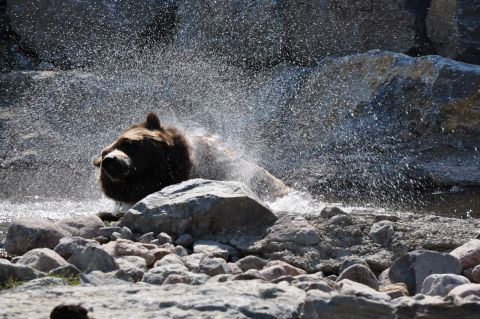
#> input picture bear.jpg, 480 x 319 px
$ python '오츄 이진화.py'
#> lines starting #> are read from the running program, lines starting #| are printed output that depends on the picture; after the words box and inside, x2 and y2 are one past the last pixel; in counts of white or black regions, pixels touching at a corner belong together
import cv2 as cv
import sys
import numpy as np

#%% 이미지 읽기
img = cv.imread('bear.jpg')  # 이미지를 파일에서 읽어옵니다.
#> img is the input picture: shape (319, 480, 3); mean B, G, R 101.7, 97.5, 96.5

if img is None:
    sys.exit("No File exists.")  # 이미지가 존재하지 않으면 프로그램을 종료합니다.

imgg = cv.cvtColor(img, cv.COLOR_BGR2GRAY)
t, bin = cv.threshold(imgg, 0, 255, cv.THRESH_BINARY | cv.THRESH_OTSU)
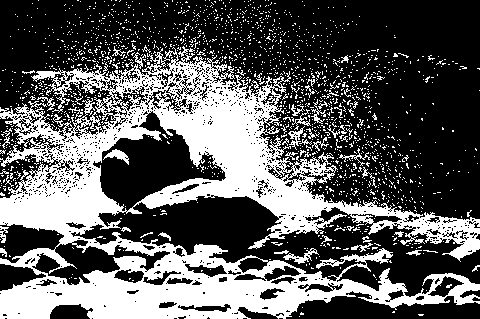
#> bin: shape (319, 480); 35.9% white; 1793 white regions (1744 under 20 px), largest, box (x1, y1, x2, y2) and area: (0, 46, 480, 319) 48253, (283, 248, 319, 264) 177, (103, 149, 129, 165) 162
#> t = 111

# 계산된 임계값 출력
print("threshold", t)  # 사용된 임계값 출력
#| threshold 111.0

# R 채널과 이진화된 결과를 각각 표시
cv.imshow('R', img[:,:,2])  # 원본 R 채널 이미지 표시
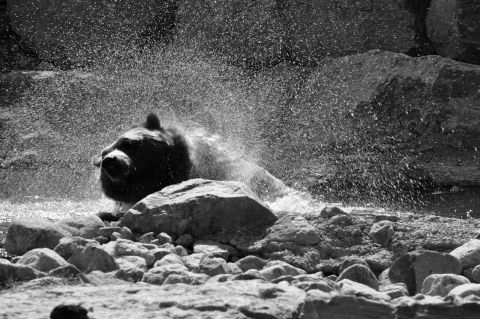
#> window 'R': shape (319, 480); min 0, max 255, mean 96.5
cv.imshow('R binary', bin)    # 이진화된 R 채널 이미지 표시

cv.waitKey()  # 키 입력 대기
cv.destroyAllWindows()  # 모든 OpenCV 윈도우 닫기

$ run again, with apples.jpg copied over bear.jpg
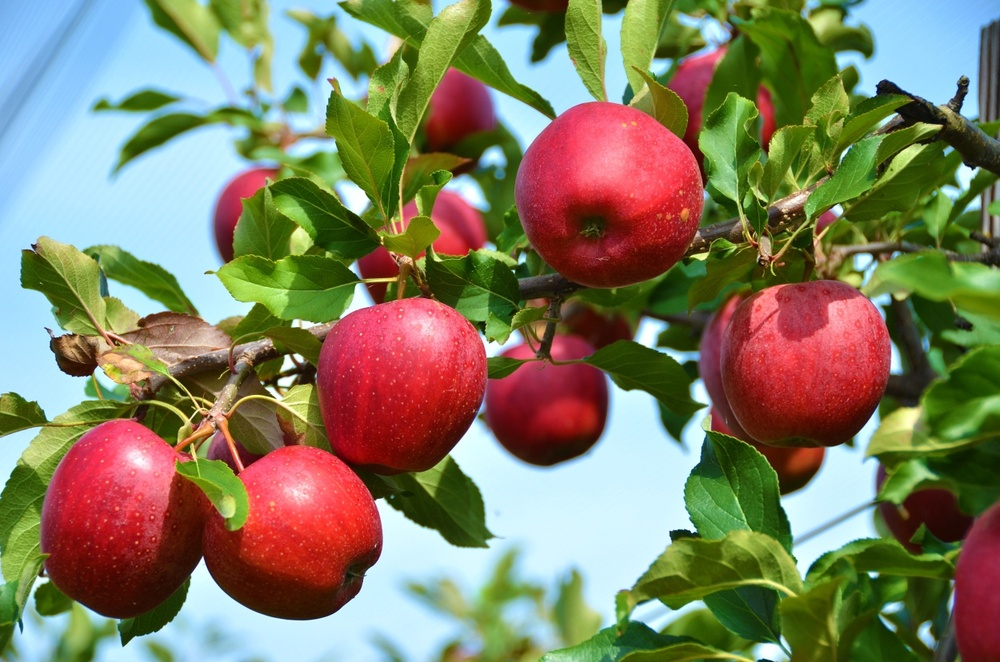
#> input picture apples.jpg, 1000 x 662 px, shrunk from 1250 x 828 before the run
#> img is the input picture: shape (662, 1000, 3); mean B, G, R 98.6, 125.8, 129.6
#> `t, bin = cv.threshold(imgg, 0, 255, cv.THRESH_BINARY | cv.THRESH_OTSU)`:
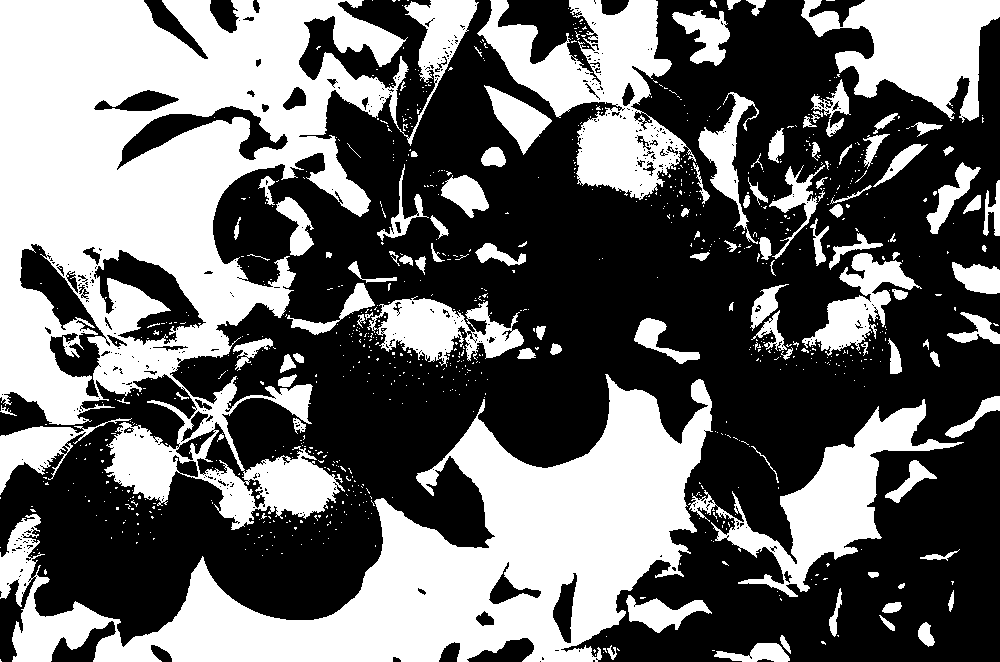
#> bin: shape (662, 1000); 41.8% white; 923 white regions (809 under 20 px), largest, box (x1, y1, x2, y2) and area: (0, 0, 479, 530) 112770, (0, 374, 713, 662) 73434, (477, 0, 696, 200) 18236
#> t = 133
#| threshold 133.0
#> `cv.imshow('R', img[:,:,2])`:
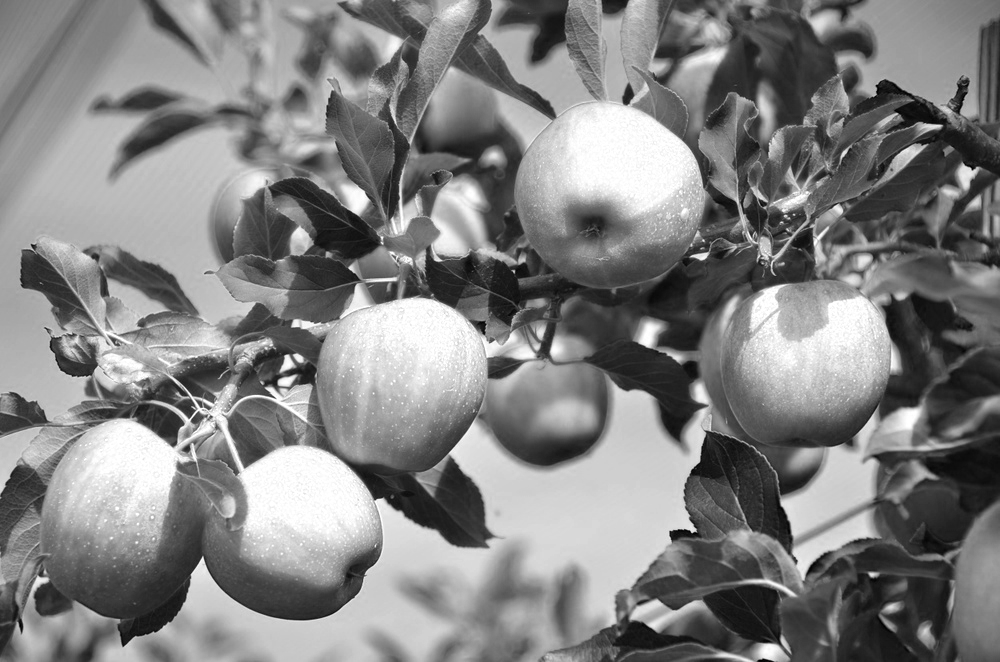
#> window 'R': shape (662, 1000); min 0, max 255, mean 129.6
